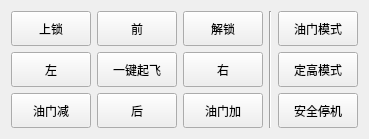
   <widget class="QWidget" name="horizontalLayoutWidget_5">
    <property name="geometry">
     <rect>
      <x>490</x>
      <y>430</y>
      <width>333</width>
      <height>121</height>
     </rect>
    </property>
    <layout class="QHBoxLayout" name="horizontalLayout_25">
     <item>
      <layout class="QGridLayout" name="gridLayout_3">
       <item row="0" column="2">
        <widget class="QPushButton" name="flyUnlockBn">
         <property name="minimumSize">
          <size>
           <width>0</width>
           <height>35</height>
          </size>
         </property>
         <property name="text">
          <string>解锁</string>
         </property>
        </widget>
       </item>
       <item row="2" column="0">
        <widget class="QPushButton" name="flyAttitudeDown">
         <property name="minimumSize">
          <size>
           <width>0</width>
           <height>35</height>
          </size>
         </property>
         <property name="text">
          <string>油门减</string>
         </property>
        </widget>
       </item>
       <item row="2" column="2">
        <widget class="QPushButton" name="flyAttitudeAdd">
         <property name="minimumSize">
          <size>
           <width>0</width>
           <height>35</height>
          </size>
         </property>
         <property name="text">
          <string>油门加</string>
         </property>
        </widget>
       </item>
       <item row="1" column="0">
        <widget class="QPushButton" name="flyLeftBn">
         <property name="minimumSize">
          <size>
           <width>0</width>
           <height>35</height>
          </size>
         </property>
         <property name="text">
          <string>左</string>
         </property>
        </widget>
       </item>
       <item row="0" column="1">
        <widget class="QPushButton" name="flyFrontBn">
         <property name="minimumSize">
          <size>
           <width>0</width>
           <height>35</height>
          </size>
         </property>
         <property name="text">
          <string>前</string>
         </property>
        </widget>
       </item>
       <item row="1" column="2">
        <widget class="QPushButton" name="flyRightBn">
         <property name="minimumSize">
          <size>
           <width>0</width>
           <height>35</height>
          </size>
         </property>
         <property name="text">
          <string>右</string>
         </property>
        </widget>
       </item>
       <item row="2" column="1">
        <widget class="QPushButton" name="flyBackBn">
         <property name="minimumSize">
          <size>
           <width>0</width>
           <height>35</height>
          </size>
         </property>
         <property name="text">
          <string>后</string>
         </property>
        </widget>
       </item>
       <item row="0" column="0">
        <widget class="QPushButton" name="flyLockBn">
         <property name="minimumSize">
          <size>
           <width>0</width>
           <height>35</height>
          </size>
         </property>
         <property name="text">
          <string>上锁</string>
         </property>
        </widget>
       </item>
       <item row="1" column="1">
        <widget class="QPushButton" name="flyAttitudeBn">
         <property name="minimumSize">
          <size>
           <width>0</width>
           <height>35</height>
          </size>
         </property>
         <property name="text">
          <string>一键起飞</string>
         </property>
        </widget>
       </item>
      </layout>
     </item>
     <item>
      <widget class="Line" name="line_9">
       <property name="orientation">
        <enum>Qt::Vertical</enum>
       </property>
      </widget>
     </item>
     <item>
      <layout class="QVBoxLayout" name="verticalLayout_12">
       <item>
        <widget class="QPushButton" name="flyPowerModeBn">
         <property name="minimumSize">
          <size>
           <width>0</width>
           <height>35</height>
          </size>
         </property>
         <property name="text">
          <string>油门模式</string>
         </property>
        </widget>
       </item>
       <item>
        <widget class="QPushButton" name="flyAttitudeModeBn">
         <property name="minimumSize">
          <size>
           <width>0</width>
           <height>35</height>
          </size>
         </property>
         <property name="text">
          <string>定高模式</string>
         </property>
        </widget>
       </item>
       <item>
        <widget class="QPushButton" name="flyStopBn">
         <property name="minimumSize">
          <size>
           <width>0</width>
           <height>35</height>
          </size>
         </property>
         <property name="text">
          <string>安全停机</string>
         </property>
        </widget>
       </item>
      </layout>
     </item>
    </layout>
   </widget>
